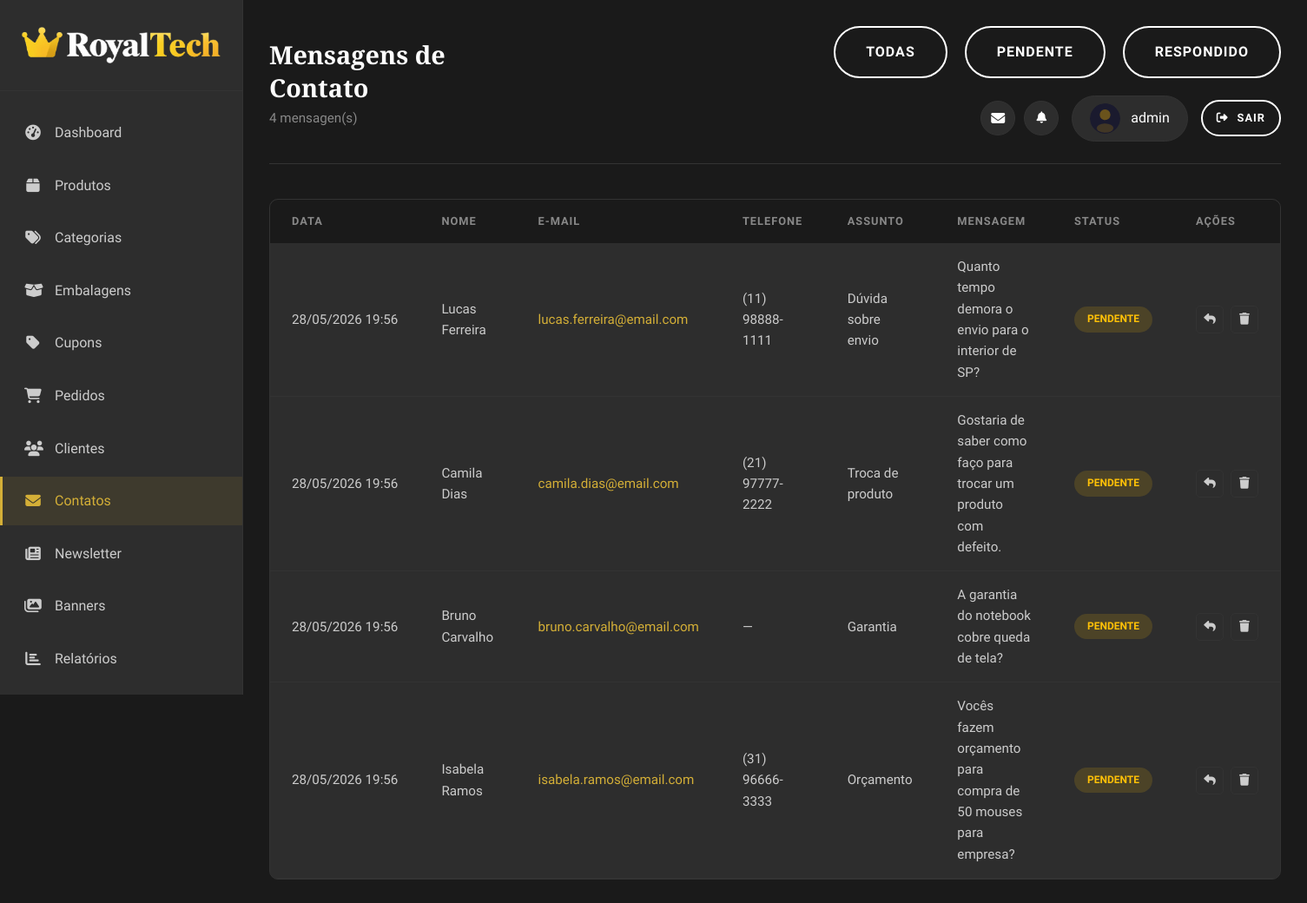
/pages/admin/contacts.php (signed in), run on the app's committed database.
### tables this page shows
CREATE TABLE IF NOT EXISTS e5_contacts (
  id INT PRIMARY KEY AUTO_INCREMENT,
  user_id INT NULL,
  name VARCHAR(80) NOT NULL,
  email VARCHAR(120) NOT NULL,
  phone VARCHAR(20) NULL,
  subject VARCHAR(60) NOT NULL,
  message TEXT NOT NULL,
  status ENUM('pending','answered') NOT NULL DEFAULT 'pending',
  response_message TEXT NULL,
  responded_by INT NULL,
  responded_at TIMESTAMP NULL,
  response_email_status ENUM('sent','failed','skipped') NULL,
  response_email_error TEXT NULL,
  created_at TIMESTAMP DEFAULT CURRENT_TIMESTAMP,
  updated_at TIMESTAMP DEFAULT CURRENT_TIMESTAMP ON UPDATE CURRENT_TIMESTAMP,
  INDEX idx_contacts_email_status (email, status),
  CONSTRAINT fk_contacts_user FOREIGN KEY (user_id) REFERENCES e5_users(id) ON DELETE SET NULL,
  CONSTRAINT fk_contacts_responded_by FOREIGN KEY (responded_by) REFERENCES e5_users(id) ON DELETE SET NULL
);

### includes/contact_functions.php (called while the page is built, shortened)
<?php
$contactSubjectLabels = [
    'support' => 'Suporte Técnico',
    'sales' => 'Vendas',
    'shipping' => 'Frete e Entrega',
    'returns' => 'Trocas e Devoluções',
    'other' => 'Outro',
];
$contactStatusLabels = [
    'pending' => ['label' => 'Pendente', 'class' => 'status-pending'],
    'answered' => ['label' => 'Respondido', 'class' => 'status-active'],
];

### pages/admin/contacts.php (the view, shortened to what this page needs)
<?php
require_once __DIR__ . '/../../includes/contact_functions.php';
$filter = (string) ($_GET['status'] ?? '');
$sql = 'SELECT id, name, email, phone, subject, message, status, created_at FROM e5_contacts';
$params = [];
$sql .= ' ORDER BY created_at DESC';
$stmt = $pdo->prepare($sql);
$stmt->execute($params);
$contacts = $stmt->fetchAll();
?>
<!DOCTYPE html>
<html lang="pt-BR">
<head>
    <?php include 'head_inc.php'; ?>
</head>
<body>
    <div class="admin-wrapper">
        <?php $activePage = 'contacts'; include 'sidebar_inc.php'; ?>
        <main class="admin-main">
            <header class="admin-header">
                <div class="admin-title">
                    <h2>Mensagens de Contato</h2>
                    <p><?php echo count($contacts); ?> mensagen(s)</p>
                </div>
                <div class="admin-actions">
                    <a href="?status=" class="btn btn-secondary <?php echo $filter === '' ? 'active' : ''; ?>">Todas</a>
                    <?php foreach ($contactStatusLabels as $sk => $sinfo): ?>
                    <a href="?status=<?php echo $sk; ?>" class="btn btn-secondary <?php echo $filter === $sk ? 'active' : ''; ?>"><?php echo htmlspecialchars($sinfo['label'], ENT_QUOTES, 'UTF-8'); ?></a>
                    <?php endforeach; ?>
                    <?php include 'header_user_inc.php'; ?>
                </div>
            </header>
            <div class="admin-table-container">
                <table class="admin-table">
                    <thead>
                        <tr>
                            <th>Data</th>
                            <th>Nome</th>
                            <th>E-mail</th>
                            <th>Telefone</th>
                            <th>Assunto</th>
                            <th>Mensagem</th>
                            <th>Status</th>
                            <th style="width:90px;">Ações</th>
                        </tr>
                    </thead>
                    <tbody>
                        <?php if (empty($contacts)): ?>
                        <tr><td colspan="8" style="text-align:center; padding:40px; color:var(--color-gray);">Nenhuma mensagem recebida.</td></tr>
                        <?php else: foreach ($contacts as $c):
                            $cStatusInfo = $contactStatusLabels[$c['status']] ?? ['label' => $c['status'], 'class' => ''];
                        ?>
                        <tr>
                            <td style="white-space:nowrap;"><?php echo date('d/m/Y H:i', strtotime($c['created_at'])); ?></td>
                            <td><?php echo htmlspecialchars($c['name'], ENT_QUOTES, 'UTF-8'); ?></td>
                            <td><a href="mailto:<?php echo htmlspecialchars($c['email'], ENT_QUOTES, 'UTF-8'); ?>" style="color:var(--color-primary);"><?php echo htmlspecialchars($c['email'], ENT_QUOTES, 'UTF-8'); ?></a></td>
                            <td><?php echo htmlspecialchars($c['phone'] ?? '—', ENT_QUOTES, 'UTF-8'); ?></td>
                            <td><?php echo htmlspecialchars($contactSubjectLabels[$c['subject']] ?? $c['subject'] ?? '—', ENT_QUOTES, 'UTF-8'); ?></td>
                            <td style="max-width:300px;"><?php echo nl2br(htmlspecialchars($c['message'] ?? '', ENT_QUOTES, 'UTF-8')); ?></td>
                            <td><span class="status-badge <?php echo $cStatusInfo['class']; ?>"><?php echo htmlspecialchars($cStatusInfo['label'], ENT_QUOTES, 'UTF-8'); ?></span></td>
                            <td>
                                <div class="table-actions" style="display:inline-flex; gap:8px; align-items:center;">
                                    <a href="contact-detail.php?id=<?php echo (int) $c['id']; ?>" title="<?php echo $c['status'] === 'answered' ? 'Ver resposta' : 'Responder'; ?>"><i class="fas fa-reply"></i></a>
                                    <form method="POST" onsubmit="return confirm('Excluir esta mensagem?');" style="display:inline; margin:0;">
                                        <button type="submit" class="delete" title="Excluir mensagem"><i class="fas fa-trash"></i></button>
                                    </form>
                                </div>
                            </td>
                        </tr>
                        <?php endforeach; endif; ?>
                    </tbody>
                </table>
            </div>
        </main>
    </div>
</body>
</html>

### assets/css/style.css (style rules this page uses)
:root { --color-primary: #d4af37; --color-primary-dark: #b8962e; --color-primary-light: #e8c547; --color-black: #1a1a1a; --color-black-light: #2d2d2d; --color-black-lighter: #404040; --color-white: #ffffff; --color-white-smoke: #f5f5f5; --color-gray: #888888; --color-gray-light: #cccccc; --color-border: #333333; --color-gold: #d4af37; --font-primary: 'Rajdhani', sans-serif; --font-secondary: 'Playfair Display', serif; --transition: all 0.3s ease; --shadow: 0 5px 20px rgba(0, 0, 0, 0.15); --shadow-hover: 0 10px 30px rgba(212, 175, 55, 0.2); }
* { margin: 0; padding: 0; box-sizing: border-box; }
html { scroll-behavior: smooth; }
body { font-family: var(--font-primary); font-size: 16px; line-height: 1.6; color: var(--color-white); background-color: var(--color-black); }
a { text-decoration: none; color: inherit; transition: var(--transition); }
h1, h2, h3, h4, h5, h6 { font-family: var(--font-secondary); font-weight: 700; line-height: 1.3; color: var(--color-white); }
h2 { font-size: 2.5rem; }
.btn { display: inline-flex; align-items: center; justify-content: center; gap: 10px; padding: 15px 35px; font-family: var(--font-primary); font-size: 1rem; font-weight: 600; text-transform: uppercase; letter-spacing: 1px; border: none; border-radius: 30px; cursor: pointer; transition: var(--transition); }
.btn-secondary { background: transparent; color: var(--color-white); border: 2px solid var(--color-white); }

### assets/css/admin.css (style rules this page uses)
.admin-wrapper { display: flex; min-height: 100vh; background: var(--color-black); }
.admin-main { flex: 1; margin-left: 280px; padding: 30px; background: var(--color-black); }
.admin-header { display: flex; justify-content: space-between; align-items: center; margin-bottom: 40px; padding-bottom: 25px; border-bottom: 1px solid var(--color-border); }
.admin-title h2 { font-size: 1.8rem; margin-bottom: 5px; }
.admin-title p { color: var(--color-gray); font-size: 0.95rem; }
.admin-actions { display: flex; align-items: center; gap: 20px; flex-wrap: wrap; justify-content: flex-end; }
.admin-table-container { background: var(--color-black-light); border: 1px solid var(--color-border); border-radius: 10px; overflow: hidden; }
.admin-table { width: 100%; border-collapse: collapse; }
.admin-table th, .admin-table td { padding: 15px 25px; text-align: left; }
.admin-table th { background: var(--color-black); color: var(--color-gray); font-weight: 600; font-size: 0.8rem; text-transform: uppercase; letter-spacing: 1px; }
.admin-table td { border-bottom: 1px solid var(--color-border); color: var(--color-gray-light); font-size: 0.95rem; }
.admin-table tbody tr { transition: var(--transition); }
.status-badge { display: inline-block; padding: 5px 15px; border-radius: 20px; font-size: 0.75rem; font-weight: 600; text-transform: uppercase; }
.status-pending { background: rgba(255, 193, 7, 0.15); color: #ffc107; }
.table-actions { display: flex; gap: 8px; }
.table-actions a, .table-actions button { width: 32px; height: 32px; display: flex; align-items: center; justify-content: center; border: 1px solid var(--color-border); border-radius: 5px; color: var(--color-gray-light); background: transparent; cursor: pointer; transition: var(--transition); font-size: 0.85rem; }

### data on the page
e5_contacts: created_at "28/05/2026 19:56", name "Lucas Ferreira", email "lucas.ferreira@email.com", phone "(11) 98888-1111", subject "Dúvida sobre envio", message "Quanto tempo demora o envio para o interior de SP?", status "PENDENTE"
e5_contacts: created_at "28/05/2026 19:56", name "Camila Dias", email "camila.dias@email.com", phone "(21) 97777-2222", subject "Troca de produto", message "Gostaria de saber como faço para trocar um produto com defeito.", status "PENDENTE"
e5_contacts: created_at "28/05/2026 19:56", name "Bruno Carvalho", email "bruno.carvalho@email.com", phone "—", subject "Garantia", message "A garantia do notebook cobre queda de tela?", status "PENDENTE"
e5_contacts: created_at "28/05/2026 19:56", name "Isabela Ramos", email "isabela.ramos@email.com", phone "(31) 96666-3333", subject "Orçamento", message "Vocês fazem orçamento para compra de 50 mouses para empresa?", status "PENDENTE"

### other printed values
$item['label'] "Dashboard"
$item['label'] "Produtos"
$item['label'] "Categorias"
$item['label'] "Embalagens"
$item['label'] "Cupons"
$item['label'] "Pedidos"
$item['label'] "Clientes"
$item['label'] "Contatos"
$item['label'] "Newsletter"
$item['label'] "Banners"
$item['label'] "Relatórios"
count($contacts) "4"
$sinfo['label'] "PENDENTE"
$sinfo['label'] "RESPONDIDO"
$adminUserName "admin"
